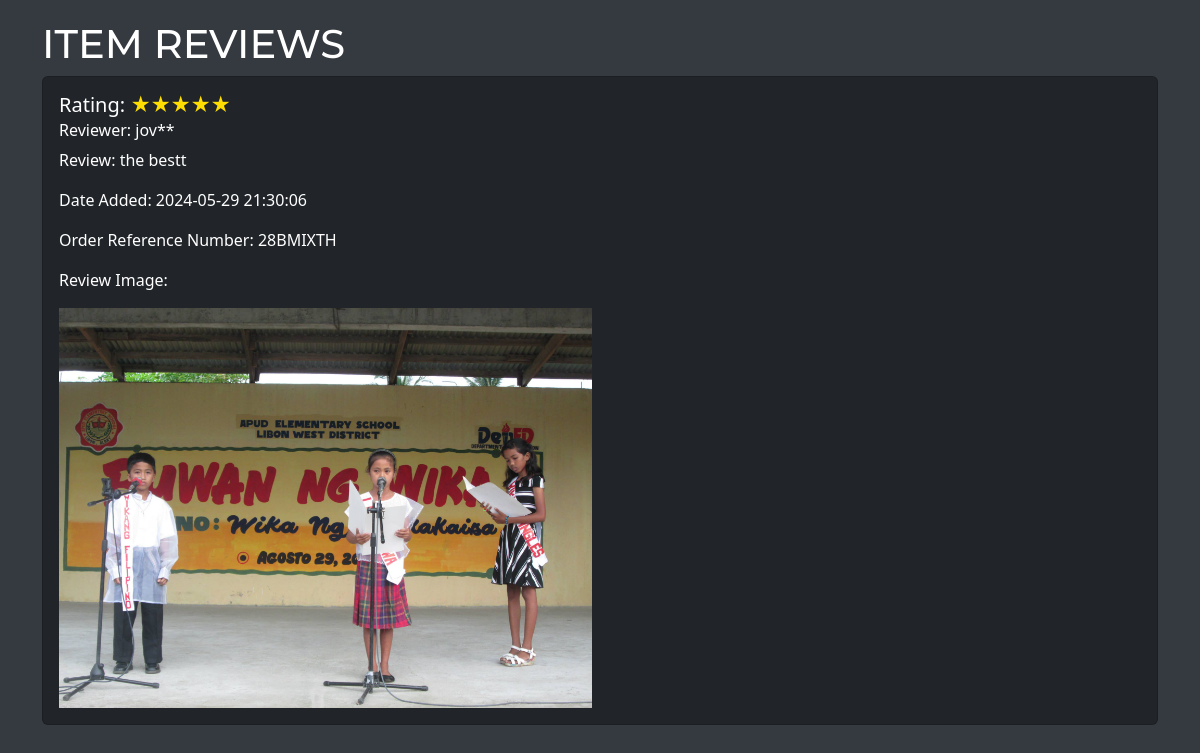
The app's page /ecommerce/revved/common_user/disp_rev.php?item_id=16 with its own data.
### tables this page shows
CREATE TABLE `reviews` (
  `review_id` int(11) NOT NULL,
  `item_id` int(11) DEFAULT NULL,
  `user_id` int(11) DEFAULT NULL,
  `rating` int(11) DEFAULT NULL,
  `review_text` text DEFAULT NULL,
  `created_at` timestamp NOT NULL DEFAULT current_timestamp(),
  `order_ref_number` varchar(255) NOT NULL,
  `rev_img` varchar(255) DEFAULT NULL
);

CREATE TABLE `users` (
  `user_id` int(255) NOT NULL,
  `fname` varchar(255) NOT NULL,
  `address` varchar(255) NOT NULL,
  `user_cat` varchar(255) NOT NULL COMMENT 'U -User/Client\r\nA -Admin/Seller\r\n',
  `uname` varchar(255) NOT NULL,
  `password` varchar(255) NOT NULL,
  `date_added` timestamp NOT NULL DEFAULT current_timestamp() ON UPDATE current_timestamp(),
  `user_img` varchar(255) DEFAULT NULL
);

### ecommerce/revved/common_user/disp_rev.php (the view, shortened to what this page needs)
<?php
include_once "../db.php";
if (isset($_GET['item_id'])) {
    $item_id = $_GET['item_id'];
} else {
}
$sql_reviews = "SELECT r.rating, r.review_text, r.created_at, r.order_ref_number, r.rev_img, u.uname
                FROM reviews r
                JOIN users u ON r.user_id = u.user_id
                WHERE r.item_id = '$item_id'";
$result_reviews = mysqli_query($conn, $sql_reviews);
?>
<!DOCTYPE html>
<html lang="en">
<head>
    <link rel="stylesheet" href="../css/bootstrap.css">
</head>
<body>
<div class="container">
    <h1>Item Reviews</h1>
    <?php if (mysqli_num_rows($result_reviews) > 0): ?>
        <?php while ($row = mysqli_fetch_assoc($result_reviews)): ?>
            <div class="card mb-3">
                <div class="card-body">
                    <h5 class="card-title">Rating:
                        <div class="star-rating">
                            <?php
                            $rating = $row['rating'];
                            for ($i = 1; $i <= 5; $i++) {
                                if ($i <= $rating) {
                                    echo '<span class="filled">&#9733;</span>';
                                } else {
                                    echo '<span>&#9734;</span>';
                                }
                            }
                            ?>
                        </div>
                    </h5>
                    <?php
                    $reviewer_name = $row['uname'];
                    $obfuscated_name = substr($reviewer_name, 0, 3) . str_repeat('*', strlen($reviewer_name) - 3);
                    ?>
                    <h6 class="card-subtitle mb-2" style="color: #fff;">Reviewer: <?php echo $obfuscated_name; ?></h6>
                    <p class="card-text">Review: <?php echo $row['review_text']; ?></p>
                    <p class="card-text">Date Added: <?php echo $row['created_at']; ?></p>
                    <p class="card-text">Order Reference Number: <?php echo $row['order_ref_number']; ?></p>
                    <?php if (!empty($row['rev_img'])): ?>
                        <p class="card-text">Review Image:</p>
                        <img src="<?php echo $row['rev_img']; ?>" class="review-image" alt="Review Image">
                    <?php endif; ?>
                </div>
            </div>
        <?php endwhile; ?>
    <?php else: ?>
        <div class="alert alert-info" role="alert">
            No reviews to show.
        </div>
    <?php endif; ?>
</div>
</body>
</html>

### ecommerce/revved/common_user/disp_rev.php (style rules this page uses)
body { background-color: #343a40; color: #ffffff; padding-top: 20px; }
.star-rating { unicode-bidi: bidi-override; font-size: 20px; display: inline-block; color: #ffdd00; }
.star-rating > span { display: inline-block; position: relative; width: 1em; color: #ddd; }
.star-rating > span.filled { color: #ffdd00; }
.review-image { max-width: 50%; max-height: 50vh; width: auto; height: auto; }
.card { background-color: #212529; color: #ffffff; margin-bottom: 20px; }
.card-title { color: #ffffff; }
.card-subtitle { color: #ffffff; }
.card-text { color: #ffffff; }
h1 { text-transform: uppercase; font-family: 'Montserrat', sans-serif; }

### records on screen
reviews: rating 5 (drawn), user.uname "jov**", review_text "the bestt", created_at "2024-05-29 21:30:06", order_ref_number "28BMIXTH", rev_img (picture)
